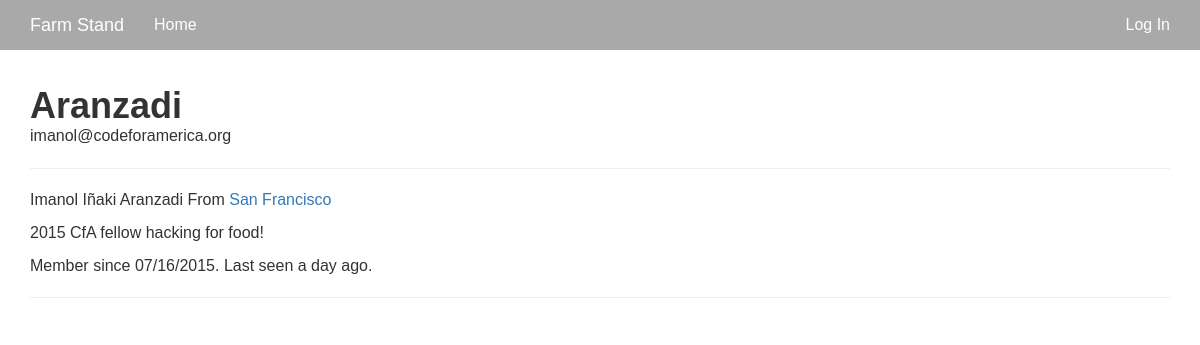
Before: /user/Aranzadi with the older database file.
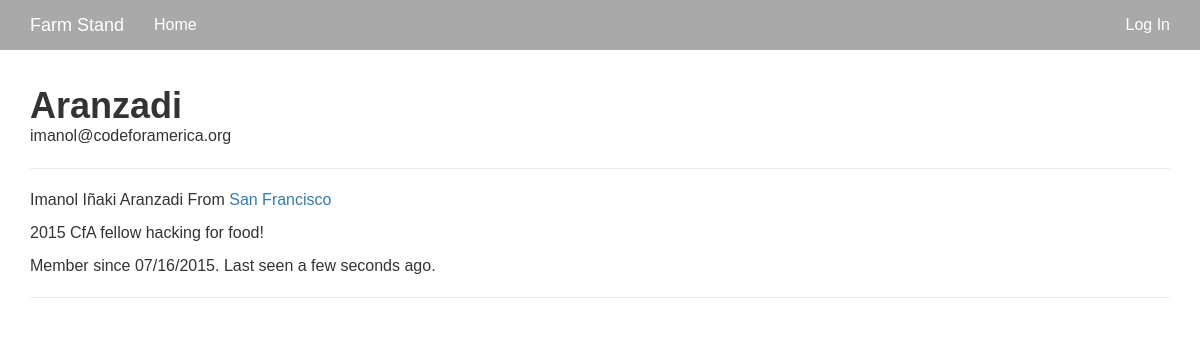
After: the same page with the newer database file.
### app/models.py (models this page shows, shortened)
class User(UserMixin, db.Model):
    __tablename__ = 'users'
    id = db.Column(db.Integer, primary_key=True)
    email = db.Column(db.String(64), unique=True, index=True)
    phone = db.Column(db.String(64), unique=True, index=True)
    username = db.Column(db.String(64), unique=True, index=True)
    name = db.Column(db.String(64), index=True)
    about_me = db.Column(db.Text())
    location = db.Column(db.String(64))
    member_since = db.Column(db.DateTime(), default=datetime.utcnow)
    last_seen = db.Column(db.DateTime(), default=datetime.utcnow)
    role_id = db.Column(db.Integer, db.ForeignKey('roles.id'))
    password_hash = db.Column(db.String(128))
    confirmed = db.Column(db.Boolean, default=False)
    products = db.relationship('Product', backref='farmer', lazy='dynamic')
    @property
    def password(self):
        raise AttributeError('password is not a readable attribute')

### app/main/views.py (the view)
@main.route('/user/<username>')
def user(username):
    user = User.query.filter_by(username=username).first()
    if user is None:
        abort(404)
    return render_template('user.html', user=user)

### app/auth/views.py (called while the page is built)
@auth.before_app_request
def before_request():
    if current_user.is_authenticated():
        current_user.ping()
        if current_user.is_authenticated() and not current_user.confirmed and request.endpoint[:5] != 'auth.':
            return redirect(url_for('auth.unconfirmed'))

### app/main/__init__.py (called while the page is built)
@main.app_context_processor
def inject_permissions():
    return dict(Permission=Permission)

### app/models.py (called while the page is built)
    def is_administrator(self):
        return False

### app/templates/user.html (shortened to what this page needs)
{% extends "base.html" %}
{% import "bootstrap/wtf.html" as wtf %}
{% block content %}
<div class="container">
  <div class="page-header">
    <h1>{{ user.username }}</h1><span>{{ user.email }}</span>
    <hr>
    {% if user.name or user.location %} <p>
            {% if user.name %}{{ user.name }}{% endif %}
            {% if user.location %}
    From <a href="http://maps.google.com/?q={{ user.location }}"> {{ user.location }}
    </a>
    {% endif %}
    </p>
    {% endif %}
    {% if user.about_me %}<p>{{ user.about_me }}</p>{% endif %} <p>
            Member since {{ moment(user.member_since).format('L') }}.
            Last seen {{ moment(user.last_seen).fromNow() }}.
    </p>
  </div>
</div>
{% endblock %}

### app/templates/base.html (shortened to what this page needs)
{% extends "bootstrap/base.html" %}
{% block head %}
{{ super() }}
<link rel="stylesheet" href="{{url_for('static', filename='css/style.css')}}">
{% endblock %}
{% block navbar %}
<div class="navbar navbar-inverse navbar-fixed-top" role="navigation">
    <div class="container">
        <div class="navbar-header">
            <a class="navbar-brand" href="{{ url_for('main.index') }}">Farm Stand</a>
        </div>
        <div class="navbar-collapse collapse">
            <ul class="nav navbar-nav">
                <li><a href="{{ url_for('main.index') }}">Home</a></li>
            </ul>
            <ul class="nav navbar-nav navbar-right">
                {% if current_user.is_authenticated() %}
                <li><a href="{{ url_for('auth.logout') }}">Log Out</a></li>
                {% else %}
                <li><a href="{{ url_for('auth.login') }}">Log In</a></li>
                {% endif %}
            </ul>
        </div>
    </div>
</div><br><br>
{% endblock %}

### app/static/css/style.css (style rules this page uses)
body { font-family: 'Montserrat', sans-serif; font-size: 16px; }
h1 { font-size: 36px; margin-bottom: 0px; font-weight: bold; margin-top: 0px; }
.navbar { background-color: darkgray; border-bottom: white solid 1px; color: white; }
.navbar-inverse .navbar-brand, .navbar-inverse .navbar-nav > li > a { color: white; }
.navbar-inverse .navbar-collapse, .navbar-inverse .navbar-form { border-color: silver; }

Changed rows visible on the page:
changed User "Aranzadi": last_seen "a day ago" → "a few seconds ago"
